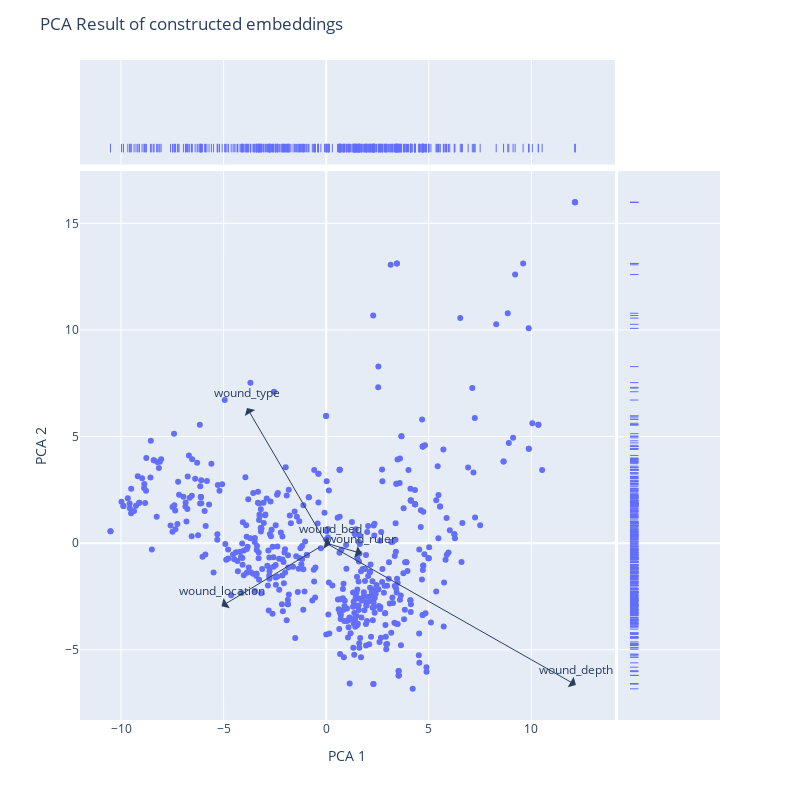

The notebook cell saved with this chart:
### Code cell
# Add the arrow to indicate the contribution of PCA components
for i, feature in enumerate(features):
    fig.add_annotation(
        ax=0, ay=0,
        axref="x", ayref="y",
        x=scaled_ndarray[0, i],
        y=scaled_ndarray[1, i],
        showarrow=True,
        arrowsize=2,
        arrowhead=1,
        xanchor="right",
        yanchor="top"
    )
    fig.add_annotation(
        x=scaled_ndarray[0, i],
        y=scaled_ndarray[1, i],
        ax=0, ay=0,
        xanchor="center",
        yanchor="bottom",
        text=feature,
        yshift=5,
    )
fig.show()

### Figure 1 — Plotly figure (JSON) as saved in the notebook; plotly's stock layout.template omitted (floating-point values rounded to 4 significant figures; data arrays with more than 128 entries replaced by an {"elided": "..."} marker saying what was removed)
{"data": [{"hovertemplate": "PCA 1=%{x}<br>PCA 2=%{y}<extra></extra>", "legendgroup": "", "marker": {"color": "#636efa", "symbol": "circle"}, "mode": "markers", "name": "", "orientation": "v", "showlegend": false, "x": {"elided": "511 float values"}, "xaxis": "x", "y": {"elided": "511 float values"}, "yaxis": "y", "type": "scatter"}, {"alignmentgroup": "True", "boxpoints": "all", "fillcolor": "rgba(255,255,255,0)", "hoveron": "points", "hovertemplate": "PCA 1=%{x}<extra></extra>", "jitter": 0, "legendgroup": "", "line": {"color": "rgba(255,255,255,0)"}, "marker": {"color": "#636efa", "symbol": "line-ns-open"}, "name": "", "offsetgroup": "", "showlegend": false, "x": {"elided": "511 float values"}, "xaxis": "x3", "yaxis": "y3", "type": "box"}, {"alignmentgroup": "True", "boxpoints": "all", "fillcolor": "rgba(255,255,255,0)", "hoveron": "points", "hovertemplate": "PCA 2=%{y}<extra></extra>", "jitter": 0, "legendgroup": "", "line": {"color": "rgba(255,255,255,0)"}, "marker": {"color": "#636efa", "symbol": "line-ew-open"}, "name": "", "offsetgroup": "", "showlegend": false, "xaxis": "x2", "y": {"elided": "511 float values"}, "yaxis": "y2", "type": "box"}], "layout": {"xaxis": {"anchor": "y", "domain": [0.0, 0.8358], "title": {"text": "PCA 1"}}, "yaxis": {"anchor": "x", "domain": [0.0, 0.8316], "title": {"text": "PCA 2"}}, "xaxis2": {"anchor": "y2", "domain": [0.8408, 1.0], "matches": "x2", "showticklabels": false, "showline": false, "ticks": "", "showgrid": false}, "yaxis2": {"anchor": "x2", "domain": [0.0, 0.8316], "matches": "y", "showticklabels": false, "showgrid": true}, "xaxis3": {"anchor": "y3", "domain": [0.0, 0.8358], "matches": "x", "showticklabels": false, "showgrid": true}, "yaxis3": {"anchor": "x3", "domain": [0.8416, 1.0], "matches": "y3", "showticklabels": false, "showline": false, "ticks": "", "showgrid": false}, "xaxis4": {"anchor": "y4", "domain": [0.8408, 1.0], "matches": "x2", "showticklabels": false, "showgrid": false, "showline": false, "ticks": ""}, "yaxis4": {"anchor": "x4", "domain": [0.8416, 1.0], "matches": "y3", "showticklabels": false, "showline": false, "ticks": "", "showgrid": true}, "legend": {"tracegroupgap": 0}, "margin": {"t": 60}, "title": {"text": "PCA Result of constructed embeddings"}, "autosize": false, "width": 800, "height": 800, "annotations": [{"arrowhead": 1, "arrowsize": 2, "ax": 0, "axref": "x", "ay": 0, "ayref": "y", "showarrow": true, "x": 1.731, "xanchor": "right", "y": -0.4862, "yanchor": "top"}, {"ax": 0, "ay": 0, "text": "wound_ruler", "x": 1.731, "xanchor": "center", "y": -0.4862, "yanchor": "bottom", "yshift": 5}, {"arrowhead": 1, "arrowsize": 2, "ax": 0, "axref": "x", "ay": 0, "ayref": "y", "showarrow": true, "x": -3.86, "xanchor": "right", "y": 6.345, "yanchor": "top"}, {"ax": 0, "ay": 0, "text": "wound_type", "x": -3.86, "xanchor": "center", "y": 6.345, "yanchor": "bottom", "yshift": 5}, {"arrowhead": 1, "arrowsize": 2, "ax": 0, "axref": "x", "ay": 0, "ayref": "y", "showarrow": true, "x": 0.2186, "xanchor": "right", "y": -0.04619, "yanchor": "top"}, {"ax": 0, "ay": 0, "text": "wound_bed", "x": 0.2186, "xanchor": "center", "y": -0.04619, "yanchor": "bottom", "yshift": 5}, {"arrowhead": 1, "arrowsize": 2, "ax": 0, "axref": "x", "ay": 0, "ayref": "y", "showarrow": true, "x": 12.17, "xanchor": "right", "y": -6.653, "yanchor": "top"}, {"ax": 0, "ay": 0, "text": "wound_depth", "x": 12.17, "xanchor": "center", "y": -6.653, "yanchor": "bottom", "yshift": 5}, {"arrowhead": 1, "arrowsize": 2, "ax": 0, "axref": "x", "ay": 0, "ayref": "y", "showarrow": true, "x": -5.101, "xanchor": "right", "y": -2.958, "yanchor": "top"}, {"ax": 0, "ay": 0, "text": "wound_location", "x": -5.101, "xanchor": "center", "y": -2.958, "yanchor": "bottom", "yshift": 5}]}}
